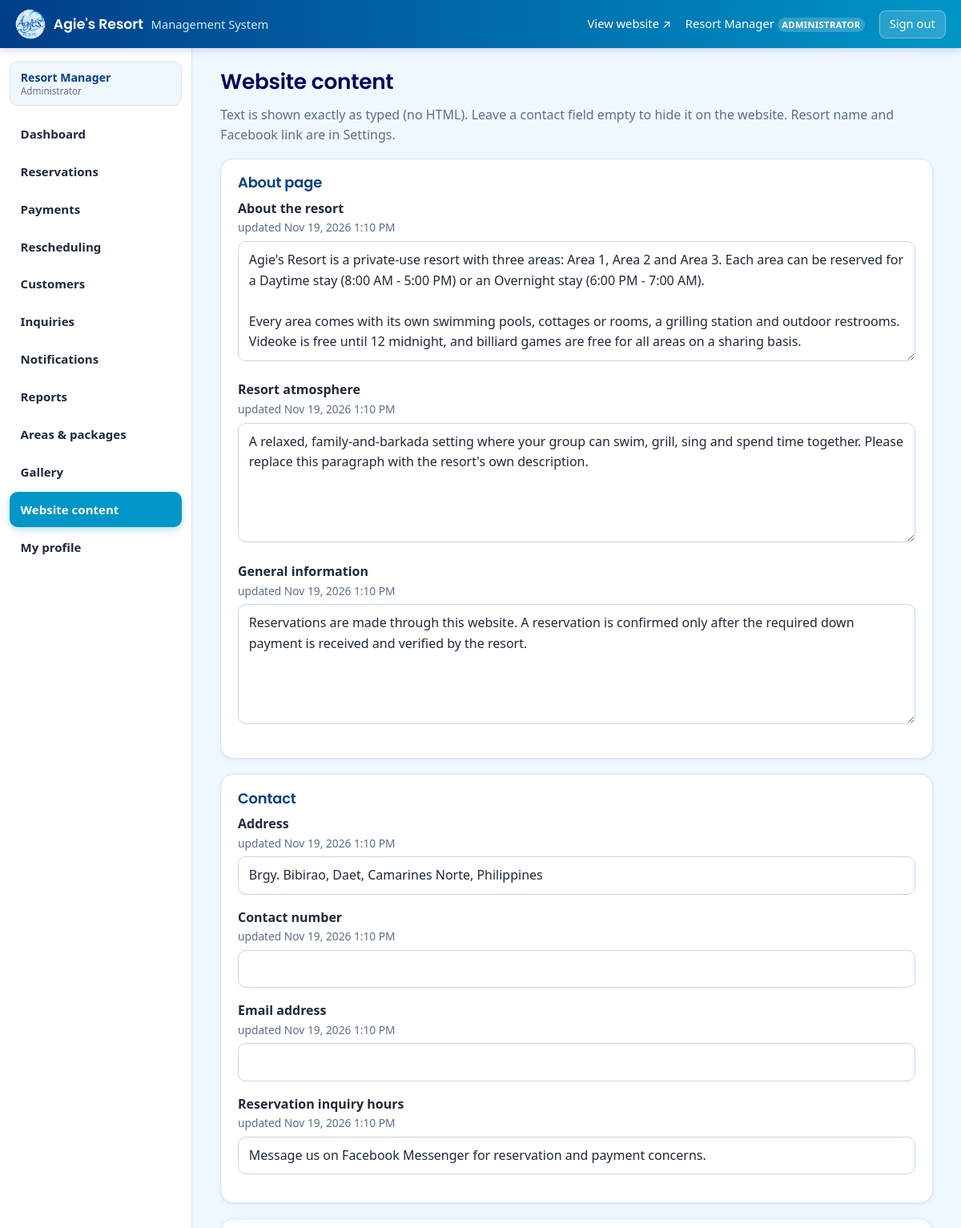
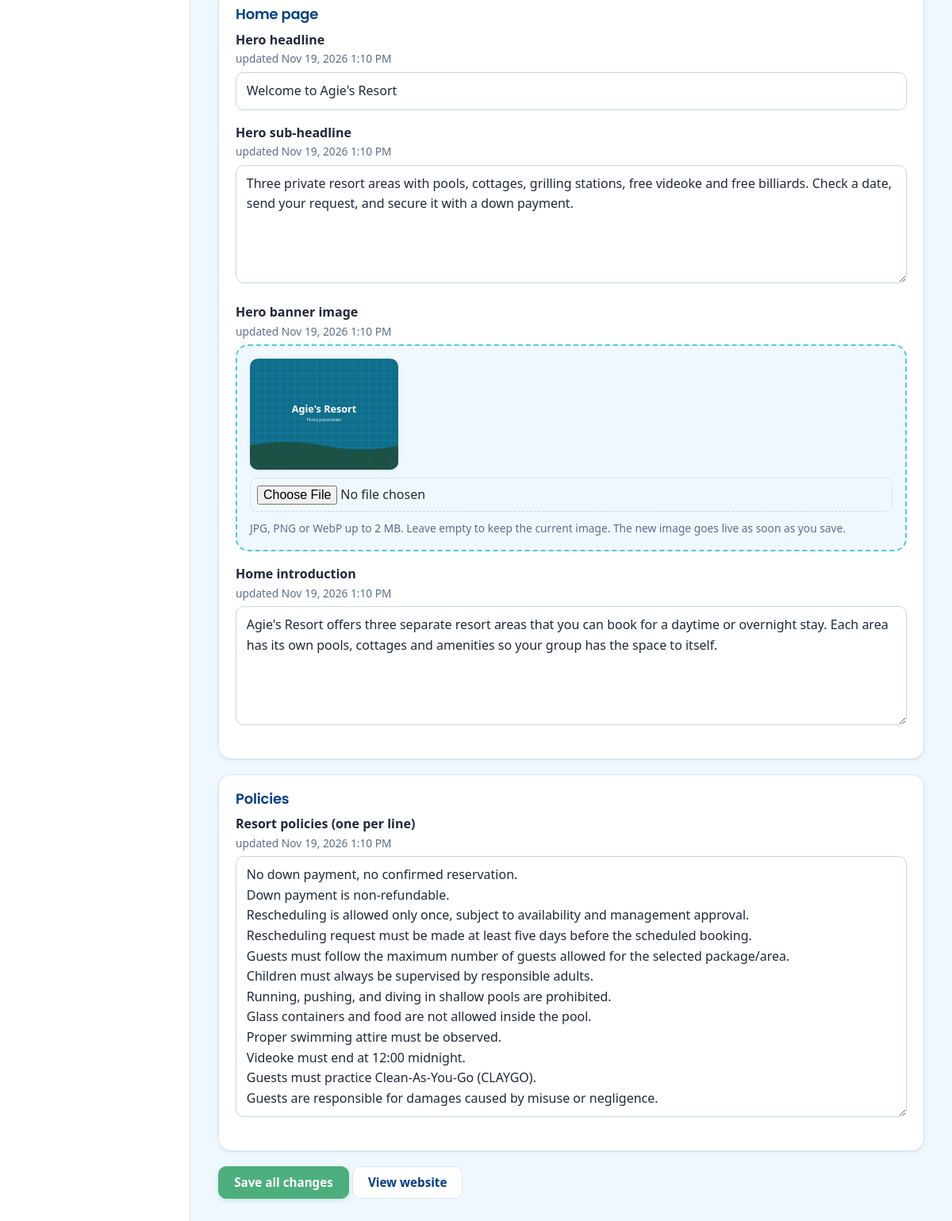
The page /admin/content.php (signed in) on the database its author committed (2 pictures, top to bottom).
### tables this page shows
CREATE TABLE `website_content` (
  `content_id` int(10) UNSIGNED NOT NULL AUTO_INCREMENT,
  `content_key` varchar(60) NOT NULL,
  `content_label` varchar(120) NOT NULL,
  `content_type` enum('text','textarea','image') NOT NULL DEFAULT 'text',
  `content_value` text DEFAULT NULL,
  `content_group` varchar(40) NOT NULL DEFAULT 'general',
  `updated_by` int(10) UNSIGNED DEFAULT NULL,
  `updated_at` timestamp NOT NULL DEFAULT current_timestamp() ON UPDATE current_timestamp(),
  PRIMARY KEY (`content_id`),
  UNIQUE KEY `uq_content_key` (`content_key`),
  KEY `fk_content_admin` (`updated_by`),
  CONSTRAINT `fk_content_admin` FOREIGN KEY (`updated_by`) REFERENCES `admins` (`admin_id`) ON DELETE SET NULL
);

### app/bootstrap.php (called while the page is built, shortened)
<?php
function config(string $key, $default = null)
{
    return $GLOBALS['APP_CONFIG'][$key] ?? $default;
}
require APP_ROOT . '/app/lib/db.php';
require APP_ROOT . '/app/lib/helpers.php';
require APP_ROOT . '/app/lib/auth.php';

### app/lib/helpers.php (called while the page is built, shortened)
<?php
function e($v): string
{
    return htmlspecialchars((string) ($v ?? ''), ENT_QUOTES | ENT_SUBSTITUTE, 'UTF-8');
}
function url(string $path = ''): string
{
    return rtrim((string) config('base_url', ''), '/') . '/' . ltrim($path, '/');
}
function asset(string $path): string
{
    $f = APP_ROOT . '/' . ltrim($path, '/');
    return url($path) . (is_file($f) ? '?v=' . filemtime($f) : '');
}
function img_url(?string $path, string $fallback = 'assets/images/general.svg'): string
{
    $path = (string) $path;
    if ($path !== '' && !str_contains($path, '..') && preg_match('#^assets/[A-Za-z0-9_./-]+$#', $path) && is_file(APP_ROOT . '/' . $path)) {
        return url($path);
    }
    return url($fallback);
}
function fmt_date(?string $d, string $fmt = 'M j, Y'): string
{
    $t = strtotime($d);
    return $t ? date($fmt, $t) : '—';
}
function fmt_dt(?string $d): string
{
    return fmt_date($d, 'M j, Y g:i A');
}
function ini_bytes(string $key): int
{
    $v = trim((string) ini_get($key));
    $n = (int) $v;
    return match (strtolower(substr($v, -1))) {
        'g' => $n * 1073741824,
        'm' => $n * 1048576,
        'k' => $n * 1024,
        default => $n,
    };
}
function post_max_bytes(): int
{
    return ini_bytes('post_max_size');
}
function upload_max_bytes(): int
{
    $limits = array_filter([(int) config('upload_max_bytes', 10 * 1024 * 1024), ini_bytes('upload_max_filesize'), post_max_bytes()]);
    return $limits ? min($limits) : 10 * 1024 * 1024;
}
function setting(string $key, $default = null)
{
    static $cache = null;
    if ($cache === null) {
        $cache = [];
        foreach (q_all('SELECT setting_key, setting_value FROM system_settings') as $r) {
            $cache[$r['setting_key']] = $r['setting_value'];
        }
    }
    return $cache[$key] ?? $default;
}
function setting_int(string $key, int $default): int
{
    $v = setting($key);
    return ($v !== null && preg_match('/^\d+$/', (string) $v)) ? (int) $v : $default;
}

### app/lib/auth.php (called while the page is built, shortened)
<?php
function current_admin(): ?array
{
    static $loaded = false, $admin = null;
    if ($loaded) {
        return $admin;
    }
    $loaded = true;
    $id = $_SESSION['admin_id'] ?? null;
    $timeout = 60 * max(5, setting_int('session_timeout_minutes', 30));
    $row = q_one('SELECT admin_id, full_name, username, email, role, status, must_change_password FROM admins WHERE admin_id = ?', [$id]);
    $admin = $row;
    return $admin;
}
function require_login(): array
{
    $a = current_admin();
    return $a;
}
function require_perm(string $perm): array
{
    $a = require_login();
    return $a;
}

### app/lib/db.php (called while the page is built, shortened)
<?php
function db(): PDO
{
    static $pdo = null;
    if ($pdo === null) {
        $c = config('db');
        $dsn = sprintf('mysql:host=%s;port=%d;dbname=%s;charset=utf8mb4', $c['host'], (int) $c['port'], $c['name']);
        $pdo = new PDO($dsn, $c['user'], $c['pass'], [
            PDO::ATTR_ERRMODE            => PDO::ERRMODE_EXCEPTION,
            PDO::ATTR_DEFAULT_FETCH_MODE => PDO::FETCH_ASSOC,
            PDO::ATTR_EMULATE_PREPARES   => false,
            PDO::ATTR_STRINGIFY_FETCHES  => false,
        ]);
        $pdo->exec("SET time_zone = '+08:00'");
        $pdo->exec("SET SESSION TRANSACTION ISOLATION LEVEL READ COMMITTED");
    }
    return $pdo;
}
function q(string $sql, array $params = []): PDOStatement
{
    $st = db()->prepare($sql);
    $st->execute($params);
    return $st;
}
function q_all(string $sql, array $params = []): array
{
    return q($sql, $params)->fetchAll();
}
function q_one(string $sql, array $params = []): ?array
{
    $row = q($sql, $params)->fetch();
    return $row === false ? null : $row;
}

### admin/content.php (the view, shortened to what this page needs)
<?php
require __DIR__ . '/../app/bootstrap.php';
$me = require_perm('content.manage');
$items = q_all('SELECT * FROM website_content ORDER BY content_group, content_id');
$groups = [];
foreach ($items as $it) $groups[$it['content_group']][] = $it;
$active = 'content';
require __DIR__ . '/../app/views/admin_header.php';
?>
<h1>Website content</h1>
<p class="muted">Text is shown exactly as typed (no HTML). Leave a contact field empty to hide it on the website. Resort name and Facebook link are in Settings.</p>
<form method="post" enctype="multipart/form-data"><?= csrf_field() ?>
<?php foreach ($groups as $g => $list): ?>
  <section class="panel"><h2><?= e($g) ?></h2>
  <?php foreach ($list as $it): $k = $it['content_key']; ?>
    <div class="field">
      <label for="c_<?= e($k) ?>"><?= e($it['content_label']) ?><?php if ($it['updated_at']): ?> <span class="hint">updated <?= e(fmt_dt($it['updated_at'])) ?></span><?php endif; ?></label>
      <?php if ($it['content_type'] === 'textarea'): ?>
        <textarea id="c_<?= e($k) ?>" name="c_<?= e($k) ?>" rows="<?= $k === 'policies' ? 12 : 5 ?>"><?= e($it['content_value']) ?></textarea>
      <?php elseif ($it['content_type'] === 'image'): ?>
        <div class="dropzone">
          <img src="<?= e(img_url($it['content_value'], 'assets/images/hero.svg')) ?>" alt="Current image" style="max-height:140px;width:auto;border-radius:10px;margin-bottom:.6rem;box-shadow:var(--shadow-s)">
          <input type="file" id="c_<?= e($k) ?>" name="img_<?= e($k) ?>" accept="image/jpeg,image/png,image/webp" data-max-bytes="<?= upload_max_bytes() ?>" data-post-max="<?= post_max_bytes() ?>">
          <span class="hint">JPG, PNG or WebP up to <?= round(upload_max_bytes() / 1048576, 1) ?> MB. Leave empty to keep the current image. The new image goes live as soon as you save.</span>
        </div>
      <?php else: ?>
        <input type="text" id="c_<?= e($k) ?>" name="c_<?= e($k) ?>" maxlength="255" value="<?= e($it['content_value']) ?>">
      <?php endif; ?>
    </div>
  <?php endforeach; ?>
  </section>
<?php endforeach; ?>
<button class="btn btn-success" type="submit">Save all changes</button> <a class="btn btn-ghost" href="<?= e(url('')) ?>" target="_blank" rel="noopener">View website</a>
</form>
<?php require __DIR__ . '/../app/views/admin_footer.php'; ?>

### app/views/admin_header.php (shortened to what this page needs)
<?php
$me = current_admin();
$unread = $me ? (int) q_val('SELECT COUNT(*) FROM notifications WHERE is_read = 0') : 0;
$pendingPay = $me ? (int) q_val("SELECT COUNT(*) FROM payments WHERE payment_status = 'PENDING VERIFICATION'") : 0;
$pendingRs = $me ? (int) q_val("SELECT COUNT(*) FROM rescheduling_requests WHERE approval_status = 'PENDING'") : 0;
$newInq = $me ? (int) q_val("SELECT COUNT(*) FROM inquiries WHERE status = 'NEW'") : 0;
$items = [
    ['dashboard', 'index.php', 'Dashboard', 'dashboard', 0],
    ['reservations', 'reservations.php', 'Reservations', 'reservations.view', 0],
    ['payments', 'payments.php', 'Payments', 'payments.view', $pendingPay],
    ['reschedules', 'reschedules.php', 'Rescheduling', 'reschedules.manage', $pendingRs],
    ['customers', 'customers.php', 'Customers', 'customers.view', 0],
    ['inquiries', 'inquiries.php', 'Inquiries', 'inquiries.manage', $newInq],
    ['notifications', 'notifications.php', 'Notifications', 'notifications.view', $unread],
    ['reports', 'reports.php', 'Reports', 'reports.view', 0],
    ['catalog', 'areas.php', 'Areas & packages', 'catalog.manage', 0],
    ['gallery', 'gallery.php', 'Gallery', 'gallery.manage', 0],
    ['content', 'content.php', 'Website content', 'content.manage', 0],
    ['accounts', 'accounts.php', 'Administrator accounts', 'accounts.manage', 0],
    ['profile', 'profile.php', 'My profile', 'profile.view', 0],
];
?><!doctype html>
<html lang="en">
<head>
<link rel="stylesheet" href="<?= e(asset('assets/css/app.css')) ?>">
</head>
<body class="admin">
<?php if ($me): ?>
<header class="admin-top">
  <a class="brand" href="<?= e(url($me['role'] === 'SUPER ADMIN' ? 'admin/accounts.php' : 'admin/')) ?>"><span class="brand-mark" aria-hidden="true"></span><?= e((string) setting('resort_name', "Agie's Resort")) ?> <span class="muted">Management System</span></a>
  <div class="top-right">
    <a href="<?= e(url('')) ?>" target="_blank" rel="noopener">View website ↗</a>
    <a href="<?= e(url('admin/profile.php')) ?>"><?= e($me['full_name']) ?> <span class="role"><?= e($me['role'] === 'ADMIN' ? 'ADMINISTRATOR' : $me['role']) ?></span></a>
    <form method="post" action="<?= e(url('admin/logout.php')) ?>" class="inline"><?= csrf_field() ?><button class="linklike signout" type="submit">Sign out</button></form>
  </div>
</header>
<div class="admin-shell">
<nav id="admin-nav" class="admin-nav" aria-label="Management">
  <div class="nav-who"><?= e($me['full_name']) ?><small><?= e($me['role'] === 'ADMIN' ? 'Administrator' : 'Super Admin') ?></small></div>
  <?php foreach ($items as [$key, $href, $label, $perm, $count]): if ($perm !== 'profile.view' && !can($perm)) continue; ?>
    <a href="<?= e(url('admin/' . $href)) ?>"<?= ($active ?? '') === $key ? ' aria-current="page"' : '' ?>><?= e($label) ?></a>
  <?php endforeach; ?>
</nav>
<main id="main" class="admin-main">
<?php else: ?>
<main id="main" class="admin-main solo">
<?php endif; ?>

### app/views/admin_footer.php (shortened to what this page needs)
</main>
<?php if (current_admin()): ?></div><?php endif; ?>
</body>
</html>

### rows shown on the page
website_content: content_label "About the resort", updated_at "Nov 19, 2026 1:10 PM", content_key+content_value "Agie's Resort is a private-use resort with three areas: Area 1, Area 2 and Area 3. Each area can be reserved for a Daytime stay (8:00 AM - 5:00 PM) or an Overnight stay (6:00 PM - 7:00 AM). Every area comes with its own swimming pools, cottages or rooms, a grilling station and outdoor restrooms. Videoke is free until 12 midnight, and billiard games are free for all areas on a sharing basis."
website_content: content_label "Resort atmosphere", updated_at "Nov 19, 2026 1:10 PM", content_key+content_value "A relaxed, family-and-barkada setting where your group can swim, grill, sing and spend time together. Please replace this paragraph with the resort's own description."
website_content: content_label "General information", updated_at "Nov 19, 2026 1:10 PM", content_key+content_value "Reservations are made through this website. A reservation is confirmed only after the required down payment is received and verified by the resort."
website_content: content_label "Address", updated_at "Nov 19, 2026 1:10 PM", content_value "Brgy. Bibirao, Daet, Camarines Norte, Philippines"
website_content: content_label "Contact number", updated_at "Nov 19, 2026 1:10 PM"
website_content: content_label "Email address", updated_at "Nov 19, 2026 1:10 PM"
website_content: content_label "Reservation inquiry hours", updated_at "Nov 19, 2026 1:10 PM", content_value "Message us on Facebook Messenger for reservation and payment concerns."
website_content: content_label "Hero headline", updated_at "Nov 19, 2026 1:10 PM", content_value "Welcome to Agie's Resort"
website_content: content_label "Hero sub-headline", updated_at "Nov 19, 2026 1:10 PM", content_key+content_value "Three private resort areas with pools, cottages, grilling stations, free videoke and free billiards. Check a date, send your request, and secure it with a down payment."
website_content: content_label "Hero banner image", updated_at "Nov 19, 2026 1:10 PM", content_value (picture)
website_content: content_label "Home introduction", updated_at "Nov 19, 2026 1:10 PM", content_key+content_value "Agie's Resort offers three separate resort areas that you can book for a daytime or overnight stay. Each area has its own pools, cottages and amenities so your group has the space to itself."
website_content: content_label "Resort policies (one per line)", updated_at "Nov 19, 2026 1:10 PM", content_key+content_value "No down payment, no confirmed reservation. Down payment is non-refundable. Rescheduling is allowed only once, subject to availability and management approval. Rescheduling request must be made at least five days before the scheduled booking. Guests must follow the maximum number of guests allowed for the selected package/area. Children must always be supervised by responsible adults. Running, pushing, and diving in shallow pools are prohibited. Glass containers and food are not allowed inside the pool. Proper swimming attire must be observed. Videoke must end at 12:00 midnight. Guests must practice Clean-As-You-Go (CLAYGO). Guests are responsible for damages caused by misuse or negligence."

### other values the page prints
setting('resort_name', "Agie's Resort") "Agie's Resort"
$me['full_name'] "Resort Manager"
$me['role'] === 'ADMIN' ? 'ADMINISTRATOR' : $me['role'] "ADMINISTRATOR"
$me['role'] === 'ADMIN' ? 'Administrator' : 'Super Admin' "Administrator"
$label "Dashboard"
$label "Reservations"
$label "Payments"
$label "Rescheduling"
$label "Customers"
$label "Inquiries"
$label "Notifications"
$label "Reports"
$label "Areas & packages"
$label "Gallery"
$label "Website content"
